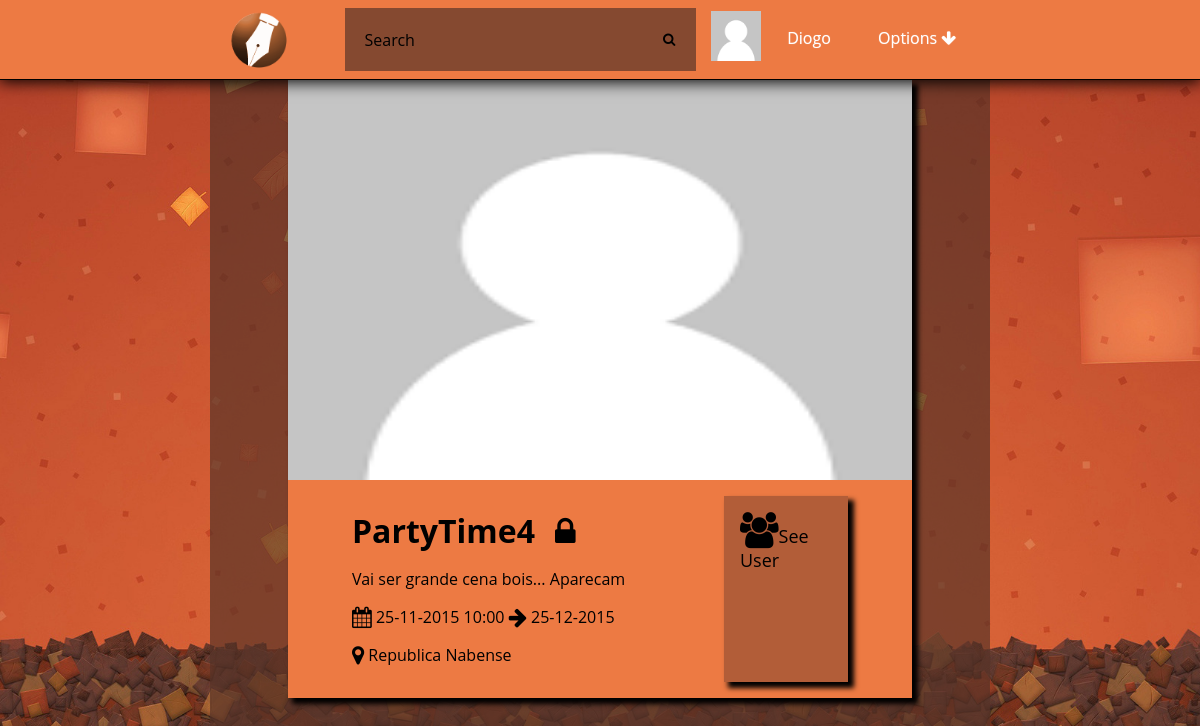
/event.php?id=4 (signed in), run on the app's committed database.
### tables this page shows
CREATE TABLE Photo(
	idPhoto INTEGER PRIMARY KEY,
	path TEXT,
	uploadDate DATE
);

CREATE TABLE User(
	idUser INTEGER PRIMARY KEY,
	loginId TEXT NOT NULL,
	password TEXT NOT NULL,
	email TEXT NOT NULL,
	name TEXT,
	birthday DATE,
	idPhoto REFERENCES Photo(idPhoto)	
);

CREATE TABLE Event(
	idEvent INTEGER PRIMARY KEY,
	nameEvent TEXT NOT NULL,
	creationDate DATE NOT NULL,
	endDate DATE NOT NULL,
	local TEXT NOT NULL,
	public BOOLEAN,
	type TEXT,
	description TEXT,
	hour TEXT,
	idPhoto INTEGER REFERENCES Photo(idPhoto),
	idOwner INTEGER REFERENCES User(idUser)
);

### databaseConnection.php (called while the page is built, shortened)
<?php
function getEvent($id){
    $db = new PDO('sqlite:event.db');
    $stmt=$db->prepare("SELECT Event.*,Photo.path FROM Event,Photo WHERE Event.idEvent=:id AND Event.idPhoto=Photo.idPhoto");
    $stmt->bindParam(':id',$id,PDO::PARAM_INT);
    $stmt->execute();
    $result = $stmt->fetchAll();
    return $result[0];
}
function hasAccess($id){
    $db = new PDO('sqlite:event.db');
    $stmt=$db->prepare("SELECT * FROM UserEvent WHERE idUser=:id AND idEvent=:idEvent");
    $stmt->bindParam(':id',$_SESSION["userId"],PDO::PARAM_INT);
    $stmt->bindParam(':idEvent',$id,PDO::PARAM_INT);
    $stmt->execute();
    $result = $stmt->fetchAll();
    if(count($result)>0){
        return true;
    }else return false;
}
function goesEvent($idEvent,$idUser){
     $db = new PDO('sqlite:event.db');
    $stmt=$db->prepare("SELECT * FROM UserEvent WHERE idUser=:idUser AND idEvent=:idEvent AND confirm=1");
    $stmt->bindParam(':idUser',$_SESSION["userId"],PDO::PARAM_INT);
    $stmt->bindParam(':idEvent',$idEvent,PDO::PARAM_INT);
	$stmt->execute();
	$result = $stmt->fetchAll();
    if(count($result)>0){
        return true;
    }else return false;
}
function isAdmin($idEvent,$idAdmin){
    $db = new PDO('sqlite:event.db');
    $stmt=$db->prepare("SELECT * FROM Event WHERE idOwner=:idAdmin AND idEvent=:idEvent;");
    $stmt->bindParam(':idAdmin',$idAdmin,PDO::PARAM_INT);
    $stmt->bindParam(':idEvent',$idEvent,PDO::PARAM_INT);
    $stmt->execute();
    $result = $stmt->fetchAll();
    if(count($result)>0){
        return true;
    }else return false;
}
function getUser($userId){
    $db = new PDO('sqlite:event.db');
    $stmt=$db->prepare("SELECT * FROM User WHERE User.idUser=:userid");
    $stmt->bindParam(':userid',$userId,PDO::PARAM_INT);
    $stmt->execute();
    $result = $stmt->fetchAll();
     if($result>0){
        return $result[0];
    }else return false;
}
function getUserImagePath($userId){
    $db = new PDO('sqlite:event.db');
    $stmt=$db->prepare("SELECT Photo.path FROM Photo,User WHERE Photo.idPhoto=User.idPhoto AND User.idUser=:userid");
    $stmt->bindParam(':userid',$userId,PDO::PARAM_INT);
    $stmt->execute();
    $result = $stmt->fetchAll();
     if($result>0){
        return $result[0][0];
    }else return false;
}
function getAllPosts($id){
     $db = new PDO('sqlite:event.db');
    $stmt=$db->prepare("SELECT * FROM Post WHERE idEvent=:id");
    $stmt->bindParam(':id',$id,PDO::PARAM_INT);
    $stmt->execute();
    $result = $stmt->fetchAll();
    return $result;
}
?>

### event.php (the view, shortened to what this page needs)
<?php
	require_once('header.php');
	if(!isset($_GET["id"]) ){
		echo "404";
	}else if(!hasAccess($_GET["id"]) && !isPublic($_GET["id"])){
			echo "404";
	}else{
		$result=getEvent($_GET["id"]);
		$posts=getAllPosts($_GET["id"]);?>
	<div class="cardEventPage" id="event<?php echo $result['idEvent']?>">
		<div class="imgContainerPage">
			<img src=<?php echo $result["path"]?> />
		</div>
		<div class="eventInfo">
			<div class="eventInfoContent">
				<div class="name">
					<h1><?php echo $result['nameEvent']?></h1> <?php if($result["public"]){echo "<i class=\"fa fa-unlock fa-2x\"></i>";}else{echo "<i class=\"fa fa-lock fa-2x\"></i>";}?>
				</div>
			<div>
				<p>
					<?php echo $result['description'] ?>
				</p>
				<p>
					<i class="fa fa-calendar fa-lg"></i> <?php echo $result['creationDate']." ".$result["hour"]."  <i class=\"fa fa-arrow-right fa-lg\"></i>  ".$result['endDate'] ?>
				</p>
				<p>
					<i class="fa fa-map-marker fa-lg"></i> <?php echo $result['local'];?>
				</p>
			</div>
		</div>
		<div class="options">
				<?php if(isAdmin($_GET["id"],$_SESSION["userId"])){?>
					<label id="addUser"><i class="fa fa-users fa-2x"></i> Edit User</label>
					<label id="editEvent"><i class="fa fa-pencil fa-2x"></i> Edit Event</label>
					<label id="deleteEvent"><i class="fa fa-trash fa-2x"></i> Delete Event</label>
				<?php }else if(goesEvent($_GET["id"],$_SESSION["userId"])){?>
					<label id="Users"><i class="fa fa-users fa-2x"></i> See User</label>
				<?php }else if(hasAccess($_GET["id"])){?>
					<label id="accept"><i class="fa fa-check fa-2x"></i> Accept</label>
					<label id="decline"><i class="fa fa-times fa-2x"></i> Decline</label>
				<?php }else if(isPublic($_GET["id"])){?>
					<label id="autoInvite"><i class="fa fa-check fa-2x"></i> Want to go</label>
				<?php } ?>
			</div>
		</div>
	</div>
	<?php }
			require_once('footer.php');
			?>

### header.php (shortened to what this page needs)
<?php
	include_once 'databaseConnection.php';
?>
<!DOCTYPE html>
<html>
<head>
    <link rel="stylesheet" href="http://cdnjs.cloudflare.com/ajax/libs/font-awesome/4.4.0/css/font-awesome.min.css">
    <link rel="stylesheet" type="text/css" href="css/eventManager.css">
	<link rel="stylesheet" type="text/css" href="css/sweetalert.css">
</head>
<body>
	<div id="hmenu">
		<div id="containerNavBar">
			<ul class="nav">
				<a href="index.php"><img id="logo" src="static/website/logo.png"></img>
				</a>
				<li id="search">
					<form action="eventSearchPage.php" method="get">
						<input type="text" name="search_text" id="search_text" placeholder="Search" />
						<button type="submit" name="search_button" id="search_button"><i class="fa fa-search"></i></button>
					</form>
				</li>
				<li id="options">
					<a href="#">Options  <i class="fa fa-arrow-down"></i></a>
				</li>
				<li id="profile">
					<div class="profileButton">
						<div class ="profileButtonImage">
							<img src= <?php echo getUserImagePath($_SESSION['userId']); ?> style="width:50px;height:50px;">
						</div>
						<div class="profileButtonText">
							<a href="profile.php"> <?php echo getUser($_SESSION['userId'])['name'] ?> </a>
						</div>
					</div>
				</li>
			</ul>
		</div>
	</div>
	<div class="wrapper">

### css/eventManager.css (style rules this page uses)
html { background-image: url('\../static/website/background.jpg'); background-attachment: fixed; background-position:center center; background-size:cover; display: block; box-sizing: border-box; height: 100%; }
body { width: 65%; margin:0 auto; background-color: rgba(88, 52, 40, 0.69); background-size: contain; background-attachment: fixed; box-sizing: border-box; display: block; min-height: 100%; }
div#hmenu { margin: auto auto; height: 5em; background: #ED7A43; width: 100%; text-align: center; position: fixed; top:0; left:0; border-bottom:1px solid; box-shadow: 0 1px 15px 1px; box-sizing: border-box; }
img#logo { height: 80%;width: auto;float: left;margin-left: 1em;border-radius: 50%;margin-right: 1em; }
div#containerNavBar { display: inline-block; width: 65%; height: 100%; margin: auto; box-sizing: border-box; }
.nav { height: 100%; width: 100%; display: inline-block; margin: 0.5em auto; padding: 0; }
.nav li { float: left; list-style-type: none; position: relative; margin: auto 1%; display: inline-block; }
.nav li a { font-size: 16px; color: white; display: block; line-height: 60px; padding: 0 26px; text-decoration: none; font-family: 'Open Sans', sans-serif; text-shadow: 0 0 1px rgba(255, 255, 255, 0.5); }
li#search { width: 45%; height: 80%; margin-left: 5%; }
#search_text { width: 85%; padding: 10px 0 10px 20px; font-size: 16px; font-family: 'Open Sans', sans-serif; border: 0 none; height: 100%; margin-right: 0; color: white; outline: none; background: rgba(88, 52, 40, 0.69); float: left; box-sizing: border-box; transition: all 0.15s; }
#search_button { border: 0 none; background: rgba(88, 52, 40, 0.69) url(search.png) center no-repeat; width: 15%; float: left; padding: 0; text-align: center; height: 100%; cursor: pointer; }
li#profile { width: 15%; }
li#options { float:right; }
#search form { width: 100%; height: 100%; margin: 0 auto; display: inline-block; }
.imgContainerPage { width: 100%; height: 25em; }
.cardEventPage { margin: 0 auto;box-shadow: 5px 5px 5px 1px;font-family: 'Open Sans', sans-serif; }
.imgContainerPage img { width: 100%; height: 100%; }
.eventInfo { background: #ED7A43; margin: 0 auto; padding: 1em 4em 1em 4em; display: table; width: 100%; box-sizing: border-box; }
.eventInfoContent .name h1 { margin: 0 0.5em 0 0; display: inline-block; }
.eventInfoContent { display: table-cell; }
.options { display: table-cell; box-shadow: 5px 5px 5px 1px; background: rgba(178,93,56,1); padding: 1em; width: 25%; }
.options label { cursor: pointer; width: 100%; display: table-row; margin: 0 auto; font-size: large; }
.cardEventPage .name { display: block; width: auto; margin: 0; }
.profileButton { width: 100%; display: table; }
.profileButtonImage { height: 100%; display: table-cell; margin: 0 auto; width: 30%; vertical-align: middle; }
.profileButtonText { width: 50%; display: table-cell; box-sizing: border-box; margin: 0 auto; }
.name i { display: inline-block; }
.wrapper { width: 80%; margin: 0 auto; padding-top: 5em; }

### data on the page
photo: path (placeholder picture)
user: name "Diogo"
event: idPhoto.path (placeholder picture), nameEvent "PartyTime4", description "Vai ser grande cena bois... Aparecam", creationDate "25-11-2015", hour "10:00", endDate "25-12-2015", local "Republica Nabense"
